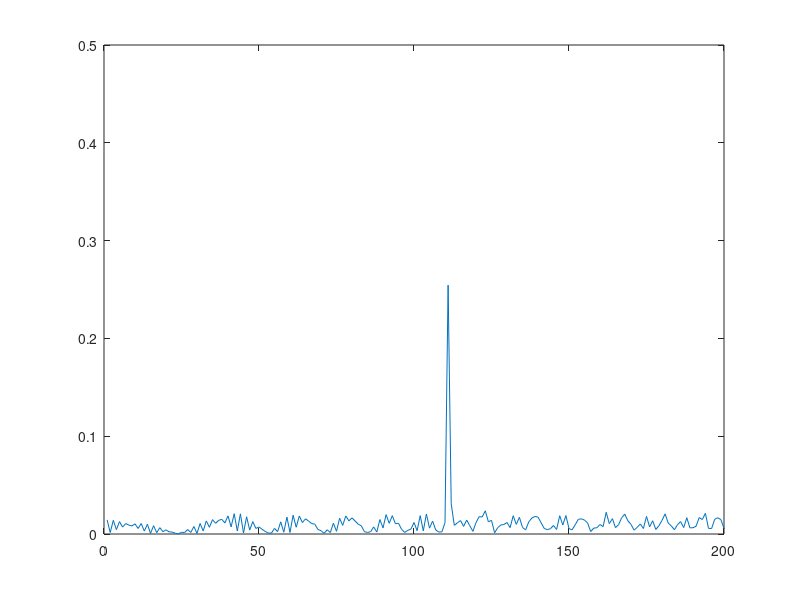

The MATLAB script that drew this image:
% SFND Radar Generation and Detection (using MATLAB)

clear all;
clc;

%% Radar Specifications 
%%%%%%%%%%%%%%%%%%%%%%%%%%%%%%%%%%%
% Frequency of operation = 77 GHz
% Max Range = 200 m
% Range Resolution = 1 m
% Max Velocity = 100 m/s
%
% Speed of light = 3e8 % m/s
%%%%%%%%%%%%%%%%%%%%%%%%%%%%%%%%%%%

%% User Defined Range and Velocity of target
% *%TODO* :
% define the target's initial position and velocity. 
% Note : Velocity remains contant

R = 110;     % target's initial position [m]
v = -20;     % target's initial velocity [m/s]

%% FMCW Waveform Generation

% *%TODO* :
% Design the FMCW waveform by giving the specs of each of its parameters.
% Calculate the Bandwidth (B), Chirp Time (Tchirp) and Slope (slope) of the 
% FMCW chirp using the requirements above.

% Bandwith for each chirp for a given resolution
c = 3e8;    % speed of light [m/s]
d_res = 1;  % range resolution [m]
B = c/(2*d_res);

R_max = 200;    % maximum range [m]
% Sweep time for each chirp is defined with the rule by 5.5 times of round
% trip time for Maximum Range
Tchirp = 5.5*2*(R_max)/c;
slope = B / Tchirp;

% Operating carrier frequency of Radar 
fc = 77e9;                  % carrier freq
                                                
% The number of chirps in one sequence. 
% Its ideal to have 2^ value for the ease of running the FFT
% for Doppler Estimation. 

%The number of samples on each chirp.
Nr = 1024;                  % for length of time OR # of range cells
Nd = 128;                   % #of doppler cells OR #of sent periods % number of chirps

% Timestamp for running the displacement scenario for every sample on each
% chirp
t = linspace(0,Nd*Tchirp,Nr*Nd); %total time for samples

%Creating the vectors for Tx, Rx and Mix based on the total samples input.
Tx = zeros(1,length(t));    % transmitted signal
Rx = zeros(1,length(t));    % received signal
Mix = zeros(1,length(t));   % beat signal

%Similar vectors for range_covered and time delay.
r_t = zeros(1,length(t));
td = zeros(1,length(t));

%% Signal generation and Moving Target simulation
% Running the radar scenario over the time. 

% Initial target range position
for i=1:length(t)
    % *%TODO* :
    % For each time stamp update the Range of the Target 
    % for constant velocity. 
    r_t(i) = R + v*t(i);
    % delayed time
    td(i) = (2*r_t(i))/c;
    
    % *%TODO* :
    % For each time sample we need update the transmitted
    % and received signal. 
    Tx(i)   = cos(2*pi*(fc*t(i)+ (slope*t(i)^2)/2));
    Rx(i)   = cos(2*pi*(fc*(t(i)-td(i))+ (slope*(t(i)-td(i))^2)/2));
end
% *%TODO* :
% Now by mixing the Transmit and Receive generate the beat signal
% This is done by element wise matrix multiplication of Transmit and
% Receiver Signal
Mix = Tx.*Rx;

%% RANGE MEASUREMENT

 % *%TODO* :
% reshape the vector into Nr*Nd array. Nr and Nd here would also define 
% the size of Range and Doppler FFT respectively.
Mix = reshape(Mix,[Nr,Nd]);

 % *%TODO* :
% run the FFT on the beat signal along the range bins dimension (Nr) 
% and normalize.
Y = fft(Mix,[],1); % Y = fft(Mix,Nr);
P = Y./Nr;

 % *%TODO* :
% Take the absolute value of FFT output
P2 = abs(P);

 % *%TODO* :
% Output of FFT is double sided signal, but we are interested in only one side of the spectrum.
% Hence we throw out half of the samples.
P1 = P2(1:Nr/2+1);

 % *%TODO* : 
% plot FFT output 
figure ('Name','Range from First FFT');plot(P1) 
%plotting the range
axis ([0 200 0 0.5]);

% %% RANGE DOPPLER RESPONSE
% % The 2D FFT implementation is already provided here. This will run a 2DFFT
% % on the mixed signal (beat signal) output and generate a range doppler
% % map.You will implement CFAR on the generated RDM
% 
% 
% % Range Doppler Map Generation.
% 
% % The output of the 2D FFT is an image that has reponse in the range and
% % doppler FFT bins. So, it is important to convert the axis from bin sizes
% % to range and doppler based on their Max values.
% 
% Mix = reshape(Mix,[Nr,Nd]);
% 
% % 2D FFT using the FFT size for both dimensions.
% sig_fft2 = fft2(Mix,Nr,Nd);
% 
% % Taking just one side of signal from Range dimension.
% sig_fft2 = sig_fft2(1:Nr/2,1:Nd);
% sig_fft2 = fftshift (sig_fft2);
% RDM = abs(sig_fft2);
% RDM = 10*log10(RDM) ;
% 
% %use the surf function to plot the output of 2DFFT and to show axis in both
% %dimensions
% doppler_axis = linspace(-100,100,Nd);
% range_axis = linspace(-200,200,Nr/2)*((Nr/2)/400);
% figure,surf(doppler_axis,range_axis,RDM);
% 
% %% CFAR implementation
% 
% %Slide Window through the complete Range Doppler Map
% 
% % *%TODO* :
% %Select the number of Training Cells in both the dimensions.
% 
% % *%TODO* :
% %Select the number of Guard Cells in both dimensions around the Cell under 
% %test (CUT) for accurate estimation
% 
% % *%TODO* :
% % offset the threshold by SNR value in dB
% 
% % *%TODO* :
% %Create a vector to store noise_level for each iteration on training cells
% noise_level = zeros(1,1);
% 
% 
% % *%TODO* :
% %design a loop such that it slides the CUT across range doppler map by
% %giving margins at the edges for Training and Guard Cells.
% %For every iteration sum the signal level within all the training
% %cells. To sum convert the value from logarithmic to linear using db2pow
% %function. Average the summed values for all of the training
% %cells used. After averaging convert it back to logarithimic using pow2db.
% %Further add the offset to it to determine the threshold. Next, compare the
% %signal under CUT with this threshold. If the CUT level > threshold assign
% %it a value of 1, else equate it to 0.
% 
% 
%    % Use RDM[x,y] as the matrix from the output of 2D FFT for implementing
%    % CFAR
% 
% 
% 
% 
% 
% % *%TODO* :
% % The process above will generate a thresholded block, which is smaller 
% %than the Range Doppler Map as the CUT cannot be located at the edges of
% %matrix. Hence,few cells will not be thresholded. To keep the map size same
% % set those values to 0. 
%  
% 
% 
% 
% 
% 
% 
% 
% 
% % *%TODO* :
% %display the CFAR output using the Surf function like we did for Range
% %Doppler Response output.
% figure,surf(doppler_axis,range_axis,'replace this with output');
% colorbar;
% 
% 
%  
%  